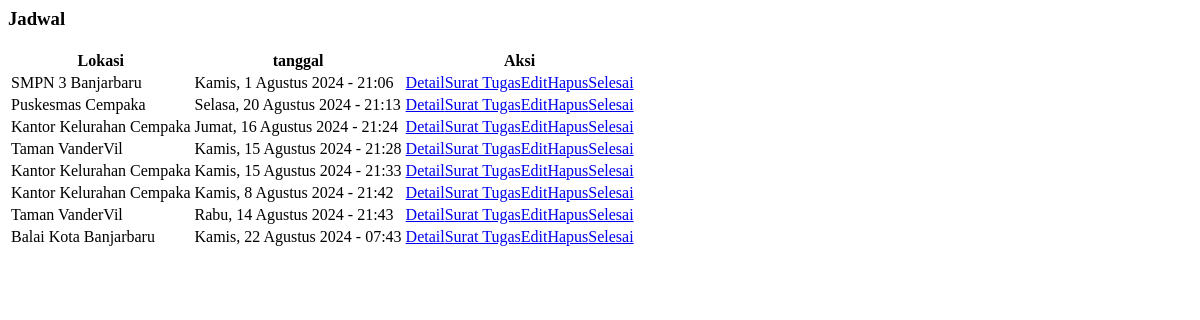
The page /jadwal.php on the database its author committed.
### tables this page shows
CREATE TABLE `events` (
  `id` int(11) NOT NULL,
  `no_pengajuan` varchar(100) NOT NULL,
  `title` varchar(100) NOT NULL,
  `tanggal` datetime NOT NULL,
  `keterangan` varchar(255) NOT NULL
);

### jadwal.php (the view, shortened to what this page needs)
<!DOCTYPE html>
<html lang="en">
<head>
    <link href="assets/fullcalendar.css" rel="stylesheet">
</head>
<body>
        <div id="content">
            <div class="row">
                <div class="col-12">
                    <div class="card">
                    <div class="card-header">
                        <h3 class="card-title">Jadwal</h3>
                    </div>
                    <div class="card-body table-responsive p-0" style="height: 300px;">
                        <table class="table table-head-fixed text-nowrap" id="jadwalTable">
                        <thead>
                            <tr>
                            <th>Lokasi</th>
                            <th>tanggal</th>
                            <th>Aksi</th>
                            </tr>
                        </thead>
                        <tbody>
                        <?php
                            $database = new Database();
                            $db = $database->getConnection();
                            function indoDate($datetime) {
                                $indoDays = array('Minggu', 'Senin', 'Selasa', 'Rabu', 'Kamis', 'Jumat', 'Sabtu');
                                $indoMonths = array('Januari', 'Februari', 'Maret', 'April', 'Mei', 'Juni', 'Juli', 'Agustus', 'September', 'Oktober', 'November', 'Desember');
                                $day = date('w', strtotime($datetime));
                                $month = date('n', strtotime($datetime));
                                $date = date('j', strtotime($datetime));
                                return $indoDays[$day] . ', ' . $date . ' ' . $indoMonths[$month - 1] . date(' Y - H:i', strtotime($datetime));
                            }
                            $selectSql = "SELECT * FROM events";
                            $stmt = $db->prepare($selectSql);
                            $stmt->execute();
                            while ($row = $stmt->fetch(PDO::FETCH_ASSOC)) {
                                echo "<tr>";
                                echo "<td>" . $row['title'] . "</td>";
                                echo "<td>" . indoDate($row['tanggal']) . "</td>";
                                echo "<td>";
                                echo "<a class='btn btn-info mr-1' href='?page=detailJadwal&id=" . $row['id'] . "'>Detail</a>";
                                echo "<a class='btn btn-secondary mr-1' href='?page=surat-tugas&id=" . $row['id'] . "'>Surat Tugas</a>";
                                echo "<a class='btn btn-warning mr-1' href='?page=editJadwal&id=" . $row['id'] . "'>Edit</a>";
                                echo "<a class='btn btn-danger mr-1' href='hapus.php?id=" . $row['id'] . "'>Hapus</a>";
                                echo "<a class='btn btn-success mr-1 btn-selesai' id='selesai_" . $row['id'] . "' data-no-pengajuan='" . $row['no_pengajuan'] . "' data-tempat='" . $row['title'] . "' href='#'>Selesai</a>";
                                echo "</td>";
                                echo "</tr>";
                            }
                            ?>
            </tbody>
                        </table>
                    </div>
                    </div>
                </div>
                </div>
        </div>
</body>
</html>

### rows shown on the page
events: title "SMPN 3 Banjarbaru", tanggal "Kamis, 1 Agustus 2024 - 21:06"
events: title "Puskesmas Cempaka", tanggal "Selasa, 20 Agustus 2024 - 21:13"
events: title "Kantor Kelurahan Cempaka", tanggal "Jumat, 16 Agustus 2024 - 21:24"
events: title "Taman VanderVil", tanggal "Kamis, 15 Agustus 2024 - 21:28"
events: title "Kantor Kelurahan Cempaka", tanggal "Kamis, 15 Agustus 2024 - 21:33"
events: title "Kantor Kelurahan Cempaka", tanggal "Kamis, 8 Agustus 2024 - 21:42"
events: title "Taman VanderVil", tanggal "Rabu, 14 Agustus 2024 - 21:43"
events: title "Balai Kota Banjarbaru", tanggal "Kamis, 22 Agustus 2024 - 07:43"
